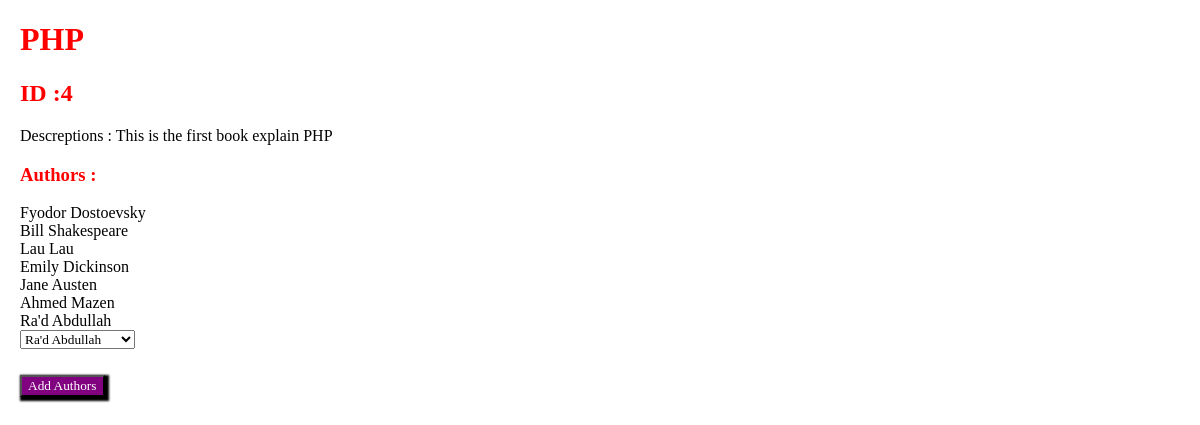
The app's page /books/4 with its own data.
### App/models.py (models this page shows)
class Book(models.Model):
	title = models.CharField(max_length=255)
	desc=models.TextField()
	created_at = models.DateTimeField(auto_now_add=True)
	updated_at = models.DateTimeField(auto_now=True)

class Publisher(models.Model):
	first_name = models.CharField(max_length=255)
	last_name = models.CharField(max_length=255)
	notes=models.TextField(default = 'The Publisher is Dead !')
	books = models.ManyToManyField(Book, related_name="publishers")
	created_at = models.DateTimeField(auto_now_add=True)
	updated_at = models.DateTimeField(auto_now=True)

### App/views.py (the view)
# urls.py: path('books/<int:id>' , views.BookView),
def BookView(request , id):
    context={
        'oneBook' : Book.objects.get(id = int(id)),
        'Publishers' : Publisher.objects.all()
    }
    return render ( request , 'index3.html' , context)

### App/templates/index3.html (shortened to what this page needs)
<!DOCTYPE html>
<html lang="en">
<head>
</head>
<body>
    <h1>{{oneBook.title}}</h1>
    <h2>ID :{{oneBook.id}}</h2>
    <P>Descreptions : {{oneBook.desc}}</P>
    <h3>Authors : </h3>
    <div>
        {%for Auth in oneBook.publishers.all%}
        {{Auth.first_name}} {{Auth.last_name}}
        <br>
        {%endfor%}
    </div>
    <form action="/addPupToBook/{{oneBook.id}}" method="post">
        <select name="selectAuthor">
            {% for X in Publishers %}
            {% if X not in oneBook.publishers.all %}
            <option value="{{X.id}}">{{X.first_name}} {{X.last_name}} </option>
            {%endif%}
            {%endfor%}
        </select>
        <p><input class="btn" type="submit" , value="Add Authors"></p>
    </form>
</body>
</html>

### App/templates/index3.html (style rules this page uses)
h1, h2, h3 { color: red; font-family: cursive; }
p { font-family: cursive; }
div { font-family: cursive; }
body { margin-left: 20px; }
.btn { box-shadow: 2px 2px 2px 2px black; background-color: purple; color: white; font-family: cursive; margin-right: 50px; margin-top: 10px; }
select { font-family: cursive; }

### records on screen
Book: title "PHP", id "4", desc "This is the first book explain PHP"
Publisher: first_name "Fyodor", last_name "Dostoevsky"
Publisher: first_name "Bill", last_name "Shakespeare"
Publisher: first_name "Lau", last_name "Lau"
Publisher: first_name "Emily", last_name "Dickinson"
Publisher: first_name "Jane", last_name "Austen"
Publisher: first_name "Ahmed", last_name "Mazen"
Publisher: first_name "Ra'd", last_name "Abdullah"

### other values on screen
form field selectAuthor "Ra'd Abdullah"
